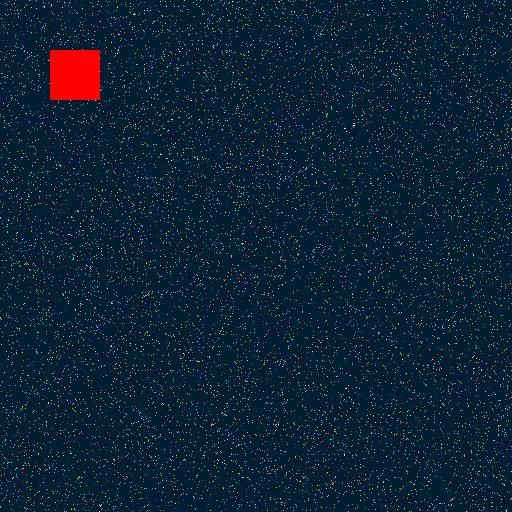
#> input picture Test/Texture2.jpg, 512 x 512 px
$ python -i traitement2.py   (imports and definitions only)
#> lines starting #> are read from the running program, lines starting #| are printed output that depends on the picture
from PIL import Image
import random
import numpy as np

"""filtre1 = [[0][1][0]
           [1][1][1]
           [0][1][0]]

filtre2 = [[1][1][1]
           [1][1][1]
           [1][1][1]]"""

def vbas(img,x,y,cpt):
    (r,g,b) = img.getpixel((x,y+1))
    if (y+1<img.size[1] and r >= 250 and g<=0 and b<=0 ):
            #M[x][y+1] = 1
            vbas(img,x,y+1,cpt+1)
    else:
        return cpt


def tret_rec(img,x,y,cpt,cpt_x,x2):
    (r,g,b) = img.getpixel((x+1,y))
    if (x+1<img.size[0]  and r >= 250 and g<=0 and b<=0 ):
        tret_rec(img,x+1,y,cpt+1+vbas(img,x+1,y,0),cpt_x+1,x2)
    else:
        return (cpt,cpt_x,x2)

def tret(img,x,y):
    return tret_rec(img,x,y,0,0,x)


def traitement(img):
    (dimx, dimy) = img.size
    max=(-1,-1,-1)
    for i in range(dimx):
        for j in range(dimy):
            (r,g,b) = img.getpixel((i,j))
            if (r >= 250 and g<=0 and b<=0):
                tmp = tret(img,i,j,i)
                if (tmp[0] > max[0]):
                    max = (tmp, i, j)
    return max[2]+max[1]/2

>>> import cv2
>>> picture = cv2.imread('Texture2.jpg', cv2.IMREAD_GRAYSCALE)
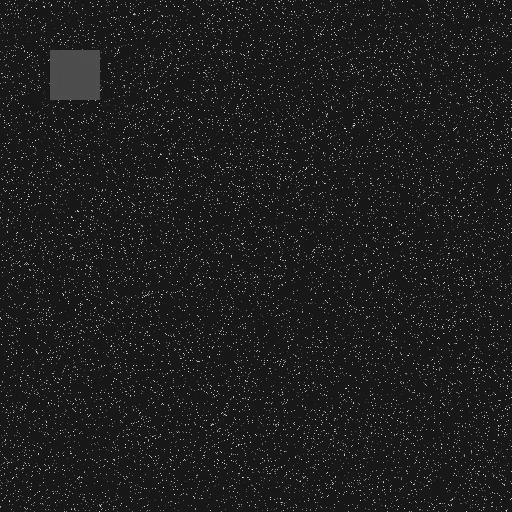
#> picture: shape (512, 512); min 0, max 255, mean 30.3
#> (the run stopped early here; a loop or call above may not have finished)

$ run again, on Test/Texture3.jpeg
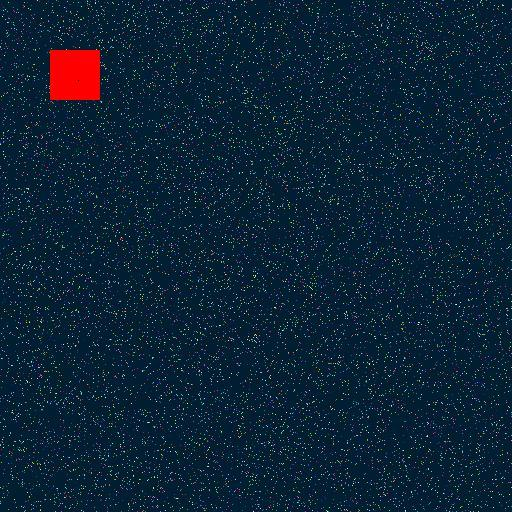
#> input picture Test/Texture3.jpeg, 512 x 512 px
#> `picture = cv2.imread('Texture2.jpg', cv2.IMREAD_GRAYSCALE)`:
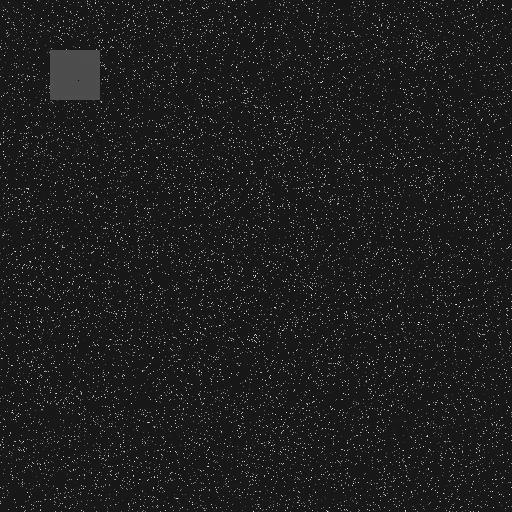
#> picture: shape (512, 512); min 0, max 255, mean 30.3
